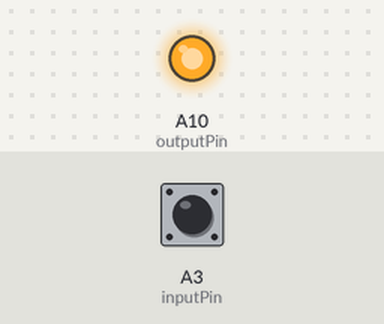
The sketch below on a simulated Arduino Mega 2560, built with avr-gcc and run on an emulated ATmega2560. Parts: output pins drawn as LEDs (lit = HIGH). Inputs (shaded band) come from the test bench; at power-on: A3 (inputPin) HIGH.

Above: at 1.2 s.
1.3 s: A3 (inputPin) pulled LOW for 0.15 s
At 1.6 s:
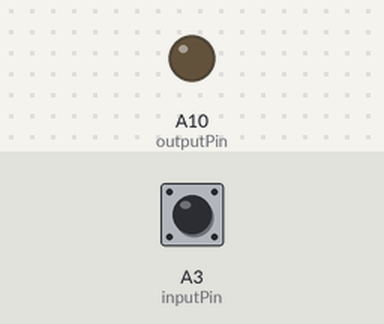
4.4 s: A3 (inputPin) pulled LOW for 1 s
At 8.2 s:
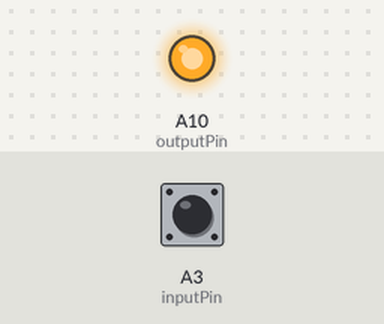
8.4 s: A3 (inputPin) pulled LOW for 3.2 s
At 9.4 s:
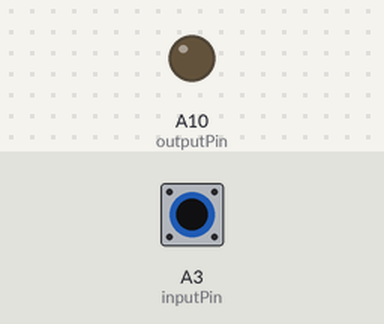
Timing chart, 0 to 13.0 s (numbered marks = the images above; inputs shaded):
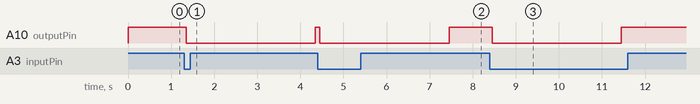

Measured:
- after the input at 1.3 s, A10 (outputPin): HIGH → LOW after 0.05 s, → HIGH 3.0 s later
- after the input at 4.4 s, A10 (outputPin): HIGH → LOW after 0.05 s, → HIGH 3.0 s later
- after the input at 8.4 s, A10 (outputPin): HIGH → LOW after 0.05 s, → HIGH 3.0 s later

The sketch:

main.ino
```cpp
const int inputPin = A3;
const int outputPin = A10;

const unsigned long debounceDelay = 50;
const unsigned long pulseTime = 3000;

bool alreadyTriggered = false;

void setup() {
  pinMode(inputPin, INPUT_PULLUP);
  pinMode(outputPin, OUTPUT);

  digitalWrite(outputPin, HIGH);
}

void loop() {
  bool trigger = (digitalRead(inputPin) == LOW);

  if (trigger && !alreadyTriggered) {

    delay(debounceDelay);

    if (digitalRead(inputPin) == LOW) {
      digitalWrite(outputPin, LOW);
      delay(pulseTime);
      digitalWrite(outputPin, HIGH);

      alreadyTriggered = true;
    }
  }

  if (!trigger) {
    alreadyTriggered = false;
  }
}
```
